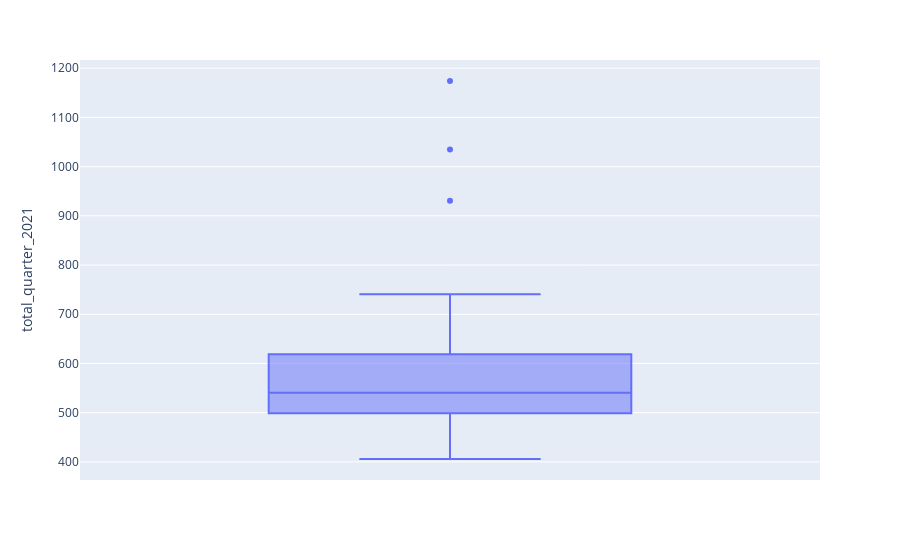

Notebook source saved alongside this figure:
### Code cell
px.box(wage, y='total_quarter_2021' )

### Figure 1 — Plotly figure (JSON) as saved in the notebook; plotly's stock layout.template omitted (floating-point values rounded to 4 significant figures)
{"data": [{"alignmentgroup": "True", "hovertemplate": "total_quarter_2021=%{y}<extra></extra>", "legendgroup": "", "marker": {"color": "#636efa"}, "name": "", "notched": false, "offsetgroup": "", "orientation": "v", "showlegend": false, "type": "box", "x0": " ", "xaxis": "x", "y": [471.9, 571.3, 537.9, 584, 516.3, 621.6, 695.9, 405.9, 437.3, 498, 499.4, 493.6, 740.5, 618.1, 653.5, 489.2, 1035.0, 509.9, 515.4, 545.9, 625.4, 451.9, 1174, 503.6, 540.4, 518.9, 527.6, 565.5, 428.4, 571.5, 565, 555.9, 930.8], "y0": " ", "yaxis": "y"}], "layout": {"boxmode": "group", "legend": {"tracegroupgap": 0}, "margin": {"t": 60}, "xaxis": {"anchor": "y", "domain": [0, 1]}, "yaxis": {"anchor": "x", "domain": [0, 1], "title": {"text": "total_quarter_2021"}}}}
